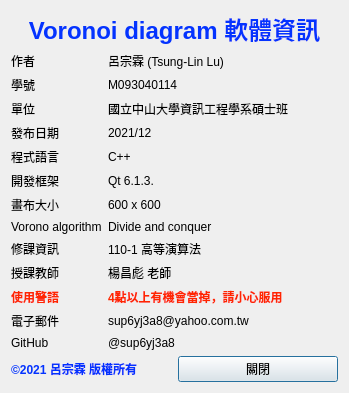
<?xml version="1.0" encoding="UTF-8"?>
<ui version="4.0">
 <class>Information</class>
 <widget class="QDialog" name="Information">
  <property name="geometry">
   <rect>
    <x>0</x>
    <y>0</y>
    <width>349</width>
    <height>378</height>
   </rect>
  </property>
  <property name="windowTitle">
   <string>Dialog</string>
  </property>
  <layout class="QVBoxLayout" name="verticalLayout">
   <item>
    <widget class="QLabel" name="label_17">
     <property name="text">
      <string>&lt;html&gt;&lt;head/&gt;&lt;body&gt;&lt;p align=&quot;center&quot;&gt;&lt;span style=&quot; font-size:18pt; font-weight:600; color:#0433ff;&quot;&gt;Voronoi diagram 軟體資訊&lt;/span&gt;&lt;/p&gt;&lt;/body&gt;&lt;/html&gt;</string>
     </property>
    </widget>
   </item>
   <item>
    <layout class="QFormLayout" name="formLayout">
     <item row="0" column="0">
      <widget class="QLabel" name="label_2">
       <property name="text">
        <string>作者</string>
       </property>
      </widget>
     </item>
     <item row="0" column="1">
      <widget class="QLabel" name="label">
       <property name="text">
        <string>呂宗霖 (Tsung-Lin Lu)</string>
       </property>
      </widget>
     </item>
     <item row="1" column="0">
      <widget class="QLabel" name="label_7">
       <property name="text">
        <string>學號</string>
       </property>
      </widget>
     </item>
     <item row="1" column="1">
      <widget class="QLabel" name="label_8">
       <property name="text">
        <string>M093040114</string>
       </property>
      </widget>
     </item>
     <item row="2" column="0">
      <widget class="QLabel" name="label_9">
       <property name="text">
        <string>單位</string>
       </property>
      </widget>
     </item>
     <item row="2" column="1">
      <widget class="QLabel" name="label_10">
       <property name="text">
        <string>國立中山大學資訊工程學系碩士班</string>
       </property>
      </widget>
     </item>
     <item row="3" column="0">
      <widget class="QLabel" name="label_3">
       <property name="text">
        <string>發布日期</string>
       </property>
      </widget>
     </item>
     <item row="3" column="1">
      <widget class="QLabel" name="label_4">
       <property name="text">
        <string>2021/12</string>
       </property>
      </widget>
     </item>
     <item row="4" column="0">
      <widget class="QLabel" name="label_5">
       <property name="text">
        <string>程式語言</string>
       </property>
      </widget>
     </item>
     <item row="4" column="1">
      <widget class="QLabel" name="label_6">
       <property name="text">
        <string>C++</string>
       </property>
      </widget>
     </item>
     <item row="5" column="0">
      <widget class="QLabel" name="label_13">
       <property name="text">
        <string>開發框架</string>
       </property>
      </widget>
     </item>
     <item row="5" column="1">
      <widget class="QLabel" name="label_14">
       <property name="text">
        <string>Qt 6.1.3.</string>
       </property>
      </widget>
     </item>
     <item row="11" column="0">
      <widget class="QLabel" name="label_11">
       <property name="text">
        <string>電子郵件</string>
       </property>
      </widget>
     </item>
     <item row="11" column="1">
      <widget class="QLabel" name="label_12">
       <property name="text">
        <string>sup6yj3a8@yahoo.com.tw</string>
       </property>
      </widget>
     </item>
     <item row="12" column="0">
      <widget class="QLabel" name="label_15">
       <property name="text">
        <string>GitHub</string>
       </property>
      </widget>
     </item>
     <item row="12" column="1">
      <widget class="QLabel" name="label_16">
       <property name="text">
        <string>@sup6yj3a8</string>
       </property>
      </widget>
     </item>
     <item row="6" column="0">
      <widget class="QLabel" name="label_20">
       <property name="text">
        <string>畫布大小</string>
       </property>
      </widget>
     </item>
     <item row="6" column="1">
      <widget class="QLabel" name="label_21">
       <property name="text">
        <string>600 x 600</string>
       </property>
      </widget>
     </item>
     <item row="7" column="0">
      <widget class="QLabel" name="label_18">
       <property name="text">
        <string>Vorono algorithm</string>
       </property>
      </widget>
     </item>
     <item row="7" column="1">
      <widget class="QLabel" name="label_19">
       <property name="text">
        <string>Divide and conquer</string>
       </property>
      </widget>
     </item>
     <item row="8" column="0">
      <widget class="QLabel" name="label_22">
       <property name="text">
        <string>修課資訊</string>
       </property>
      </widget>
     </item>
     <item row="8" column="1">
      <widget class="QLabel" name="label_23">
       <property name="text">
        <string>110-1 高等演算法</string>
       </property>
      </widget>
     </item>
     <item row="9" column="1">
      <widget class="QLabel" name="label_26">
       <property name="text">
        <string>楊昌彪 老師</string>
       </property>
      </widget>
     </item>
     <item row="9" column="0">
      <widget class="QLabel" name="label_25">
       <property name="text">
        <string>授課教師</string>
       </property>
      </widget>
     </item>
     <item row="10" column="0">
      <widget class="QLabel" name="label_27">
       <property name="text">
        <string>&lt;html&gt;&lt;head/&gt;&lt;body&gt;&lt;p&gt;&lt;span style=&quot; font-weight:600; color:#ff2600;&quot;&gt;使用警語&lt;/span&gt;&lt;/p&gt;&lt;/body&gt;&lt;/html&gt;</string>
       </property>
      </widget>
     </item>
     <item row="10" column="1">
      <widget class="QLabel" name="label_28">
       <property name="text">
        <string>&lt;html&gt;&lt;head/&gt;&lt;body&gt;&lt;p&gt;&lt;span style=&quot; font-weight:600; color:#ff2600;&quot;&gt;4點以上有機會當掉，請小心服用&lt;/span&gt;&lt;/p&gt;&lt;/body&gt;&lt;/html&gt;</string>
       </property>
      </widget>
     </item>
    </layout>
   </item>
   <item>
    <layout class="QHBoxLayout" name="horizontalLayout">
     <item>
      <widget class="QLabel" name="label_24">
       <property name="text">
        <string>&lt;html&gt;&lt;head/&gt;&lt;body&gt;&lt;p&gt;&lt;span style=&quot; font-weight:600; color:#0433ff;&quot;&gt;©2021 呂宗霖 版權所有 &lt;/span&gt;&lt;/p&gt;&lt;/body&gt;&lt;/html&gt;</string>
       </property>
      </widget>
     </item>
     <item>
      <widget class="QPushButton" name="close">
       <property name="text">
        <string>關閉</string>
       </property>
      </widget>
     </item>
    </layout>
   </item>
  </layout>
 </widget>
 <resources/>
 <connections/>
</ui>
